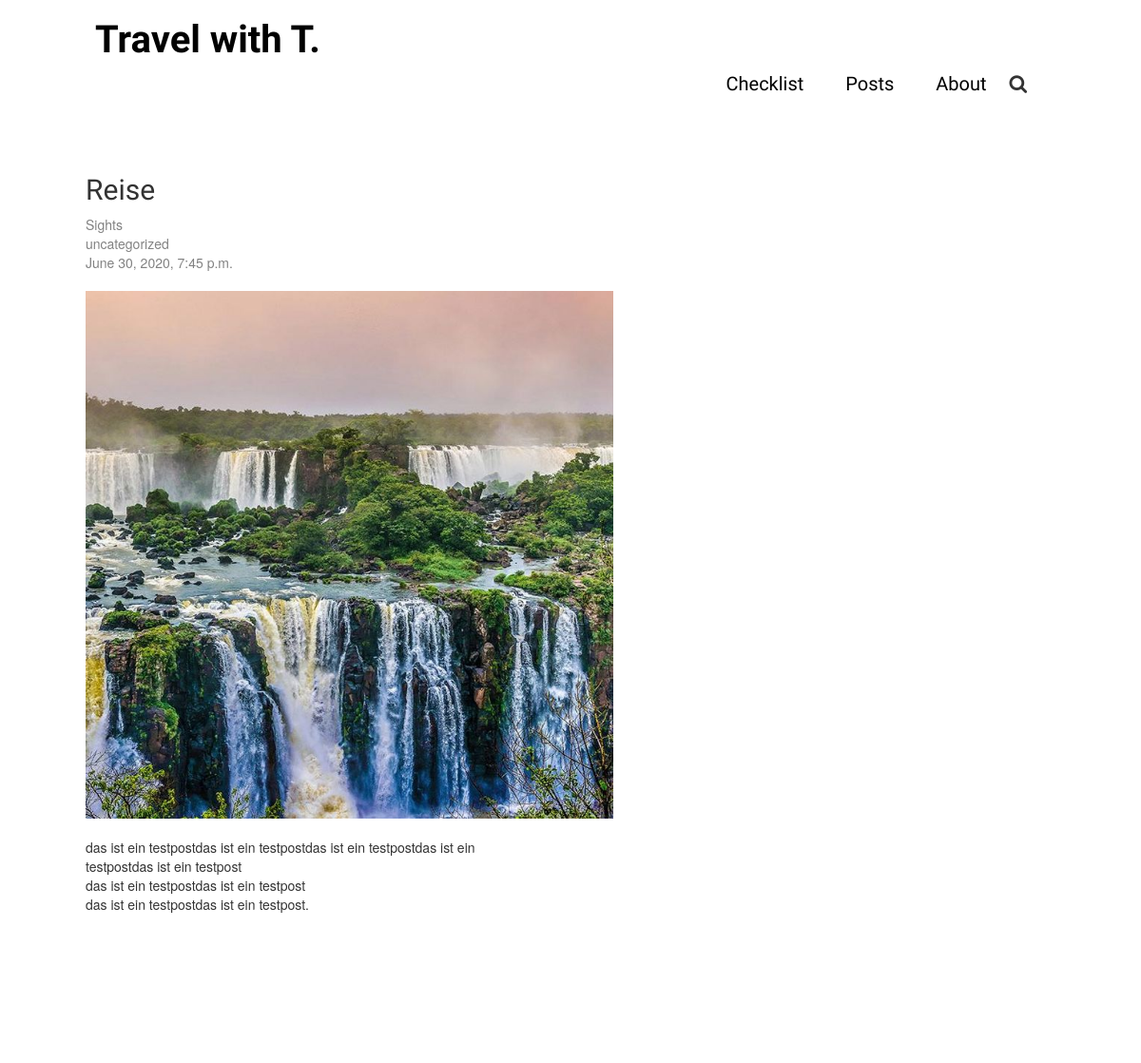
/post/28/ (upper part), run on an earlier commit of the app's database.
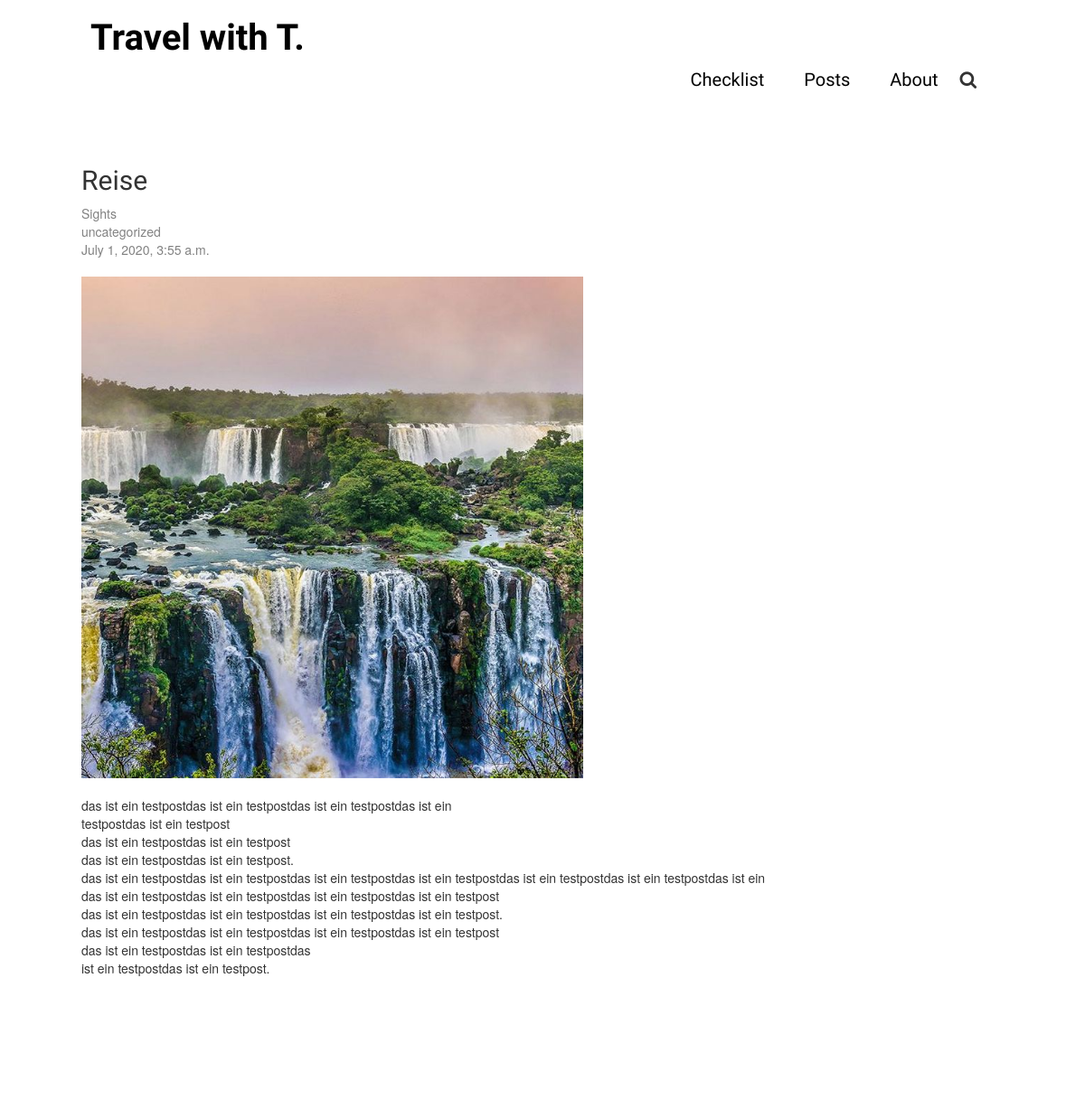
And on a later commit of the database.
### blog/models.py (models this page shows, shortened)
class Post(models.Model):
    author = models.ForeignKey(settings.AUTH_USER_MODEL, on_delete=models.CASCADE)
    title = models.CharField(max_length=200)
    category = models.CharField(max_length=200, default ="uncategorized")
    location = models.CharField(max_length=200, default ="uncategorized")
    text = models.TextField()
    thumb = models.ImageField(upload_to=upload_location, default='default.png', blank=True)
    created_date = models.DateTimeField(default=timezone.now)
    published_date = models.DateTimeField(blank=True, null=True)

### blog/views.py (the view)
# urls.py: path('post/<int:pk>/', views.post_detail, name='post_detail'),
def post_detail(request, pk):
    post = get_object_or_404(Post, pk=pk)
    return render(request, 'blog/post_detail.html', {'post': post})

### blog/templates/blog/post_detail.html (shortened to what this page needs)
{% extends 'blog/base.html' %}
{% block content %}
<div class="row">
    <div class="post">
        <h2>{{ post.title }}</h2>
        <div class="category">
            {{post.category}}
            <br>
            {{post.location}}
        </div>
        {% if post.published_date %}
            <div class="date">
                {{ post.published_date }}
            </div>
        {% endif %}
        <br>
        <img src="{{post.thumb.url}}" alt="{{post.title}}" width="50%"/>
        <br>
        <br>
        <p>{{ post.text|linebreaksbr }}</p>
        <br>
    </div>
</div>
{% endblock %}

### blog/templates/blog/base.html (shortened to what this page needs)
{% load static %}
<html>
    <head>
        <link rel="stylesheet" href="//maxcdn.bootstrapcdn.com/bootstrap/3.2.0/css/bootstrap.min.css">
        <link rel="stylesheet" href="//maxcdn.bootstrapcdn.com/bootstrap/3.2.0/css/bootstrap-theme.min.css">
        <link rel="stylesheet" href="{% static 'css/blog.css' %}">
        <link rel="stylesheet" href="{% static 'css/style.css' %}">
        <link rel="stylesheet" href="https://cdnjs.cloudflare.com/ajax/libs/font-awesome/4.7.0/css/font-awesome.min.css">
    </head>
    <body>
         <div class="logo">
            <h1><a href="/">Travel with T.</a></h1>
         </div>
        <header>
            <nav>
               <ul class="nav__links">
                  <li><a href="checklist.html">Checklist</a></li>
                  <div class="dropdown">
                     <li> <a href="/">Posts</a></li>
                  </div>
                  <li> <a href="about.html">About</a></li>
                  <button type="submit"><i class="fa fa-search"></i></button>
               </ul>
            </nav>
         </header>
        <div class="content container">
            <div class="row">
                <div class="col-sm">
                {% block content %}
                {% endblock %}
                </div>
            </div>
        </div>
    </body>
</html>

### blog/static/css/blog.css (style rules this page uses)
.content { margin-left: 60px; }
h1, h2, h3, h4 { font-family: 'Oswald', cursive; }
.date, .category { color: #828282; }
.post { margin-bottom: 70px; }

### blog/static/css/style.css (style rules this page uses)
* { box-sizing: border-box; margin: 0; padding: 0; }
li, a { font-family: "Oswald"; font-weight: 500; font-size: 20px; color: rgb(0, 0, 0); text-decoration: none; }
.logo { display: flex; justify-content: flex-start; align-items: center; margin-left: 100px; }
.logo a { font-size: 40px; font-weight: 1000; }
header { display: flex; justify-content: flex-end; align-items: center; padding: 0px 10%; }
.nav__links { list-style: none; }
.nav__links li { display: inline-block; padding: 0px 20px; }
.nav__links button { background:none; border: none; font-size: 20px; }
.dropdown { position: relative; display: inline-block; }
.content { padding: 60px; }
* { box-sizing: border-box; }
ul { margin: 0; padding: 0; }
* { box-sizing: border-box }

What changed in the data, as far as the page shows it:
changed Post "Reise": published_date "June 30, 2020, 7:45 p.m." → "July 1, 2020, 3:55 a.m."; text "…testpostdas ist ein testpost." → "…testpostdas ist ein testpost. das ist ein testpostdas ist ein testpostdas ist ein testpostdas ist ein testpostdas ist ein testpostdas ist ein testpostdas ist ein das ist ein testpostdas ist ein testpostdas ist ein testpostdas ist ein testpost das ist ein testpostdas ist ein testpostdas ist ein testpostdas ist ein testpost. das ist ein testpostdas ist ein testpostdas ist ein testpostdas ist ein testpost das ist ein testpostdas ist ein testpostdas ist ein testpostdas ist ein testpost."
